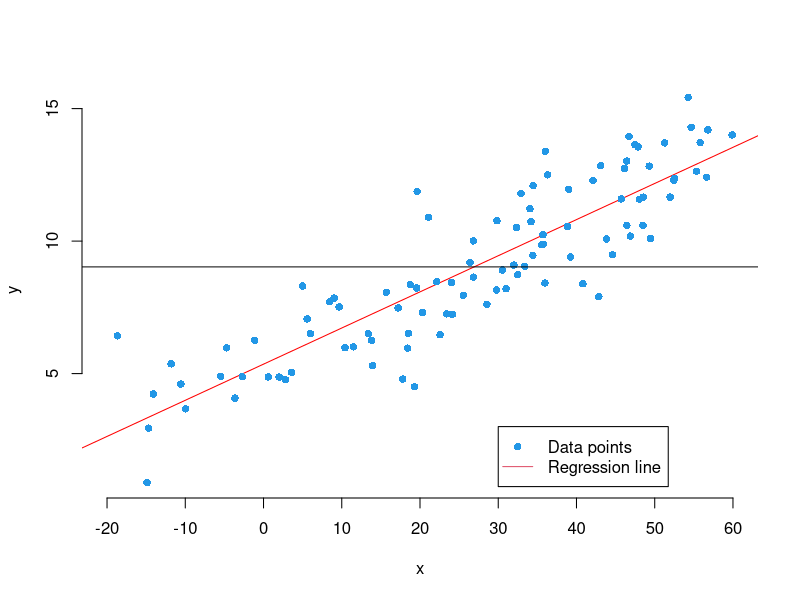

Reproduce this figure in R.
n=100
x=runif(n,-20,60)
eps=rnorm(n,0,1.5)
y=3*x/20+5+eps

reg=lm(y~x)
plot(x,y,bty="n",xlim=c(-20,60),xaxp=c(-20,60,8),pch=NA,col='blue',xlab='x',ylab='y')
#abline(v=0,h=0,lwd=2)
abline(reg,col='red')
legend(30, 3, c("Data points","Regression line"),pch=c(16,NA),lty=c(NA,1),col=c(4,2),cex=1)


points(x,y,pch=16,col=4)
abline(h=mean(y))